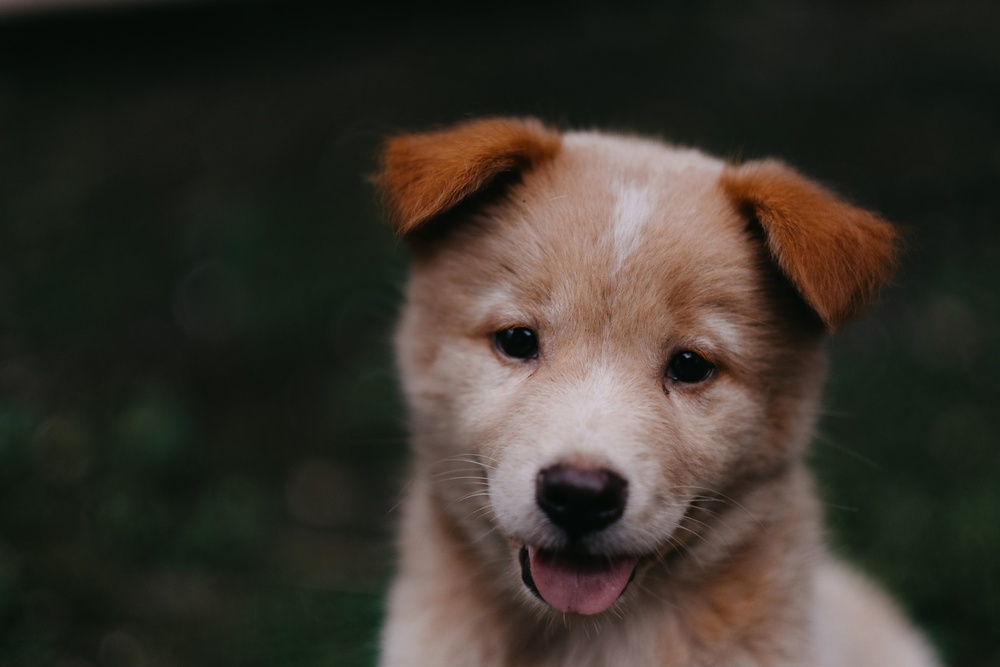
#> input picture opencv train/DATA/00-puppy.jpg, 1000 x 667 px, shrunk from 1950 x 1300 before the run
$ python -i preprocess.py   (imports and definitions only)
#> lines starting #> are read from the running program, lines starting #| are printed output that depends on the picture; after the words box and inside, x2 and y2 are one past the last pixel; in counts of white or black regions, pixels touching at a corner belong together
#> further down, picture is the input picture: shape (667, 1000, 3); mean B, G, R 43.8, 51.8, 57.3
import cv2
import numpy as np

GAUSSIAN_SMOOTH_FILTER_SIZE = (5, 5)
ADAPTIVE_THRESH_BLOCK_SIZE = 19
ADAPTIVE_THRESH_WEIGHT = 9

DILATION_KERNEL = np.ones((5, 5), np.uint8)
DILATION_ITERATION = 3


def pre_process(img):
    img_gray = cv2.cvtColor(img, cv2.COLOR_BGR2GRAY)
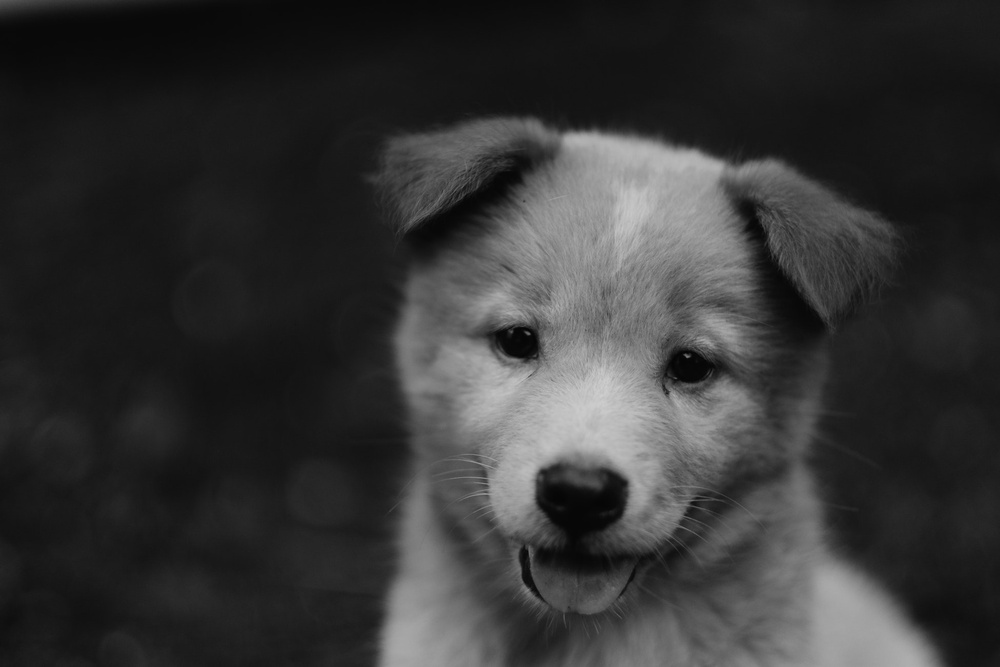
#> img_gray: shape (667, 1000); min 2, max 207, mean 52.6
    img_max_contrast_grays = maximize_contrast(img_gray)
    img_blurred = cv2.GaussianBlur(
        img_max_contrast_grays,
        GAUSSIAN_SMOOTH_FILTER_SIZE,
        0
    )
    img_thresh = cv2.adaptiveThreshold(
        img_blurred,
        255.0,
        cv2.ADAPTIVE_THRESH_GAUSSIAN_C,
        cv2.THRESH_BINARY_INV,
        ADAPTIVE_THRESH_BLOCK_SIZE,
        ADAPTIVE_THRESH_WEIGHT
    )
    return {"gray": img_gray, "thresh": img_thresh}


def maximize_contrast(img_gray):
    structuring_element = cv2.getStructuringElement(cv2.MORPH_RECT, (3, 3))
    img_top_hat = cv2.morphologyEx(img_gray, cv2.MORPH_TOPHAT, structuring_element)
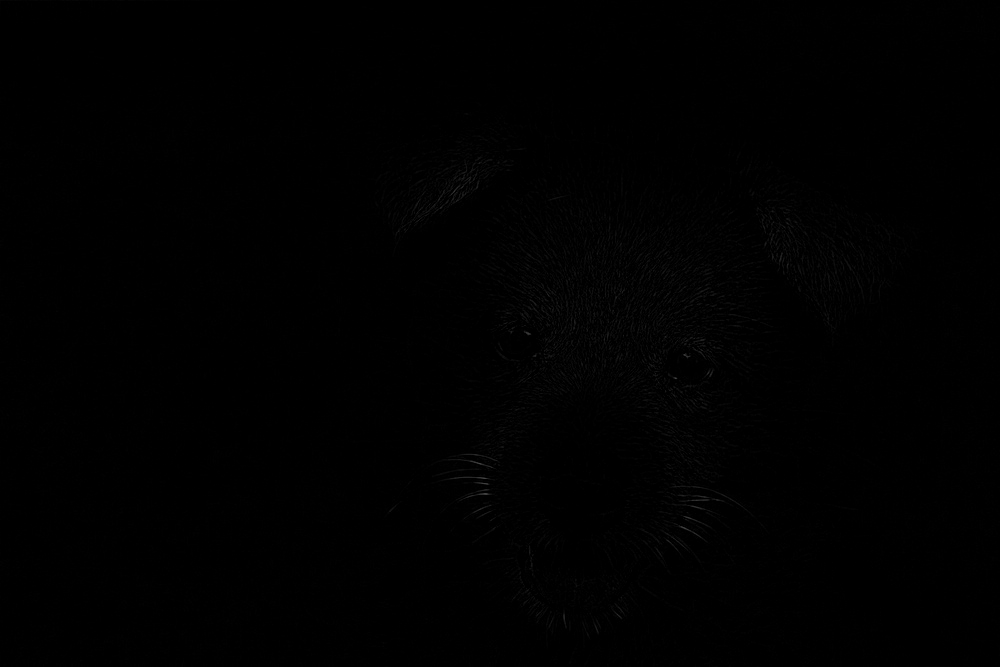
#> img_top_hat: shape (667, 1000); min 0, max 70, mean 0.6
    img_black_hat = cv2.morphologyEx(img_gray, cv2.MORPH_BLACKHAT, structuring_element)
    img_gray_plus_top_hat = cv2.add(img_gray, img_top_hat)
    img_gray_plus_top_hat_minus_black_hat = cv2.subtract(img_gray_plus_top_hat, img_black_hat)

    return img_gray_plus_top_hat_minus_black_hat

>>> import cv2
>>> picture = cv2.imread('../../opencv train/DATA/00-puppy.jpg')
>>> result = pre_process(picture)
#> in pre_process, `img_thresh = cv2.adaptiveThreshold( img_blurred, 255.0, cv2.ADAPTIVE_T..`:
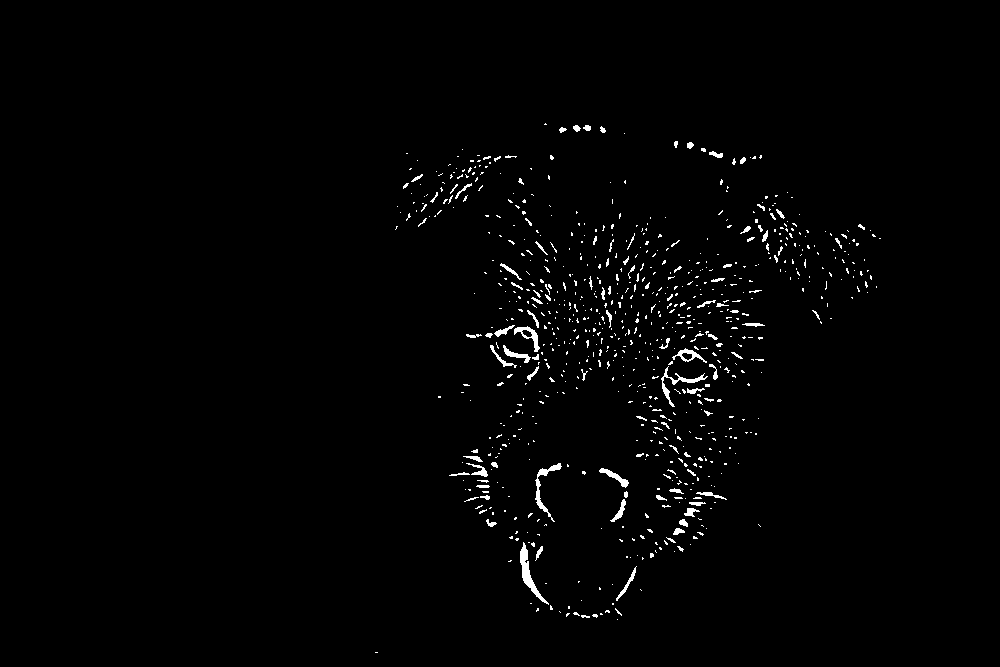
#> img_thresh: shape (667, 1000); 1.3% white in thin lines or dots, all inside (x1, y1, x2, y2) = (375, 123, 881, 653)
#> result = 2 items

$ run again, on opencv train/DATA/Denis_Mukwege.jpg
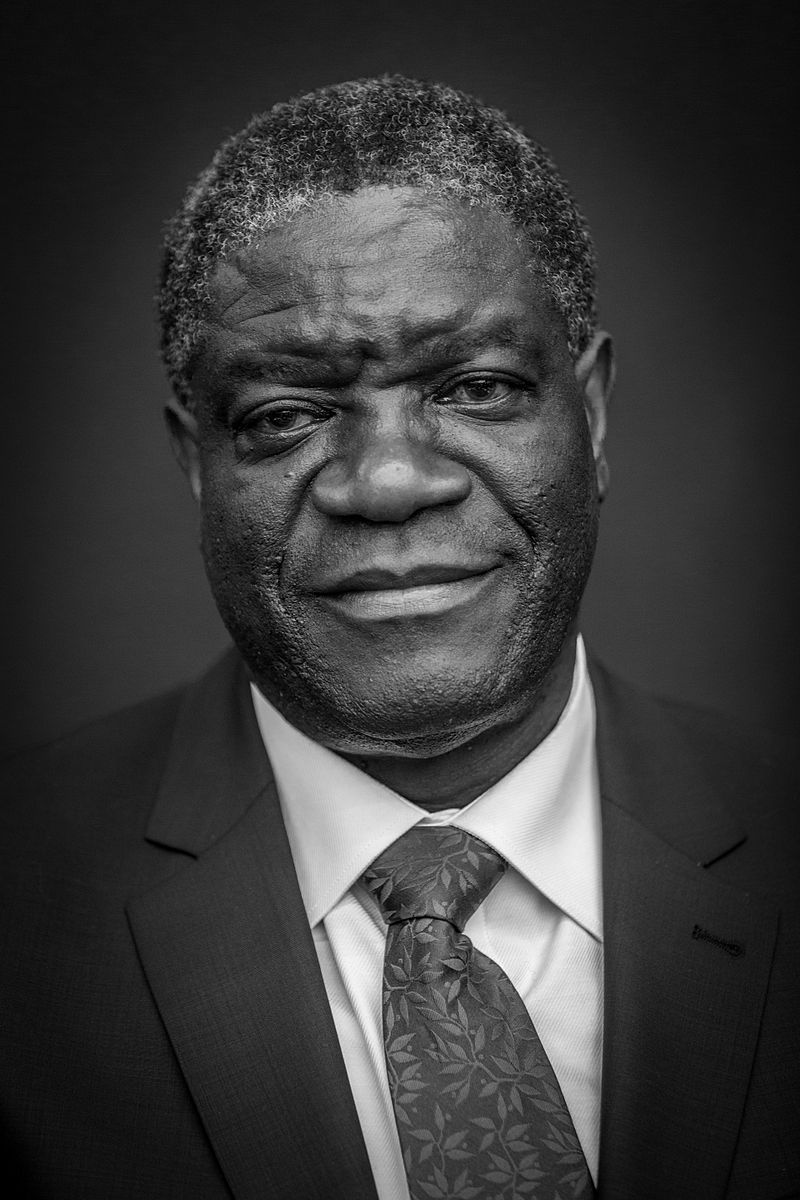
#> input picture opencv train/DATA/Denis_Mukwege.jpg, 800 x 1200 px
#> picture is the input picture: shape (1200, 800, 3); min 0, max 255, mean 58.8
#> in maximize_contrast, `img_top_hat = cv2.morphologyEx(img_gray, cv2.MORPH_TOPHAT, structuring..`:
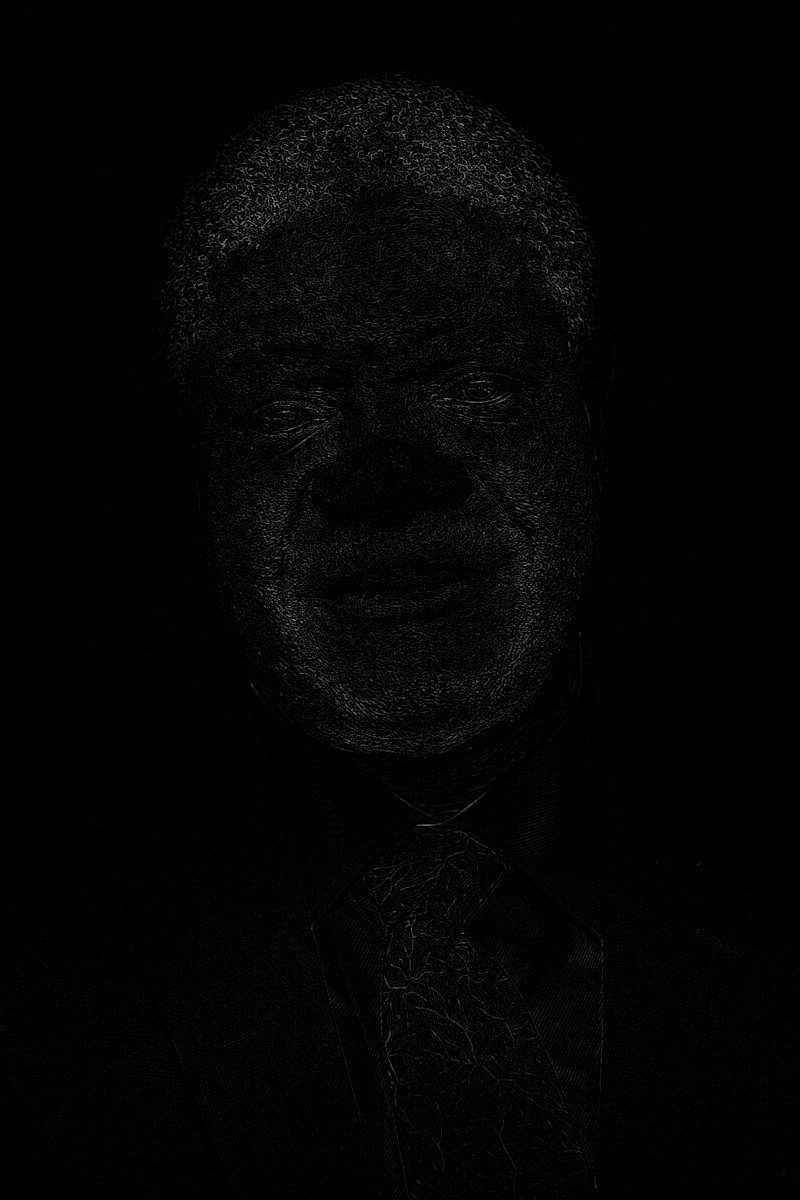
#> img_top_hat: shape (1200, 800); min 0, max 173, mean 3.7
#> in pre_process, `img_thresh = cv2.adaptiveThreshold( img_blurred, 255.0, cv2.ADAPTIVE_T..`:
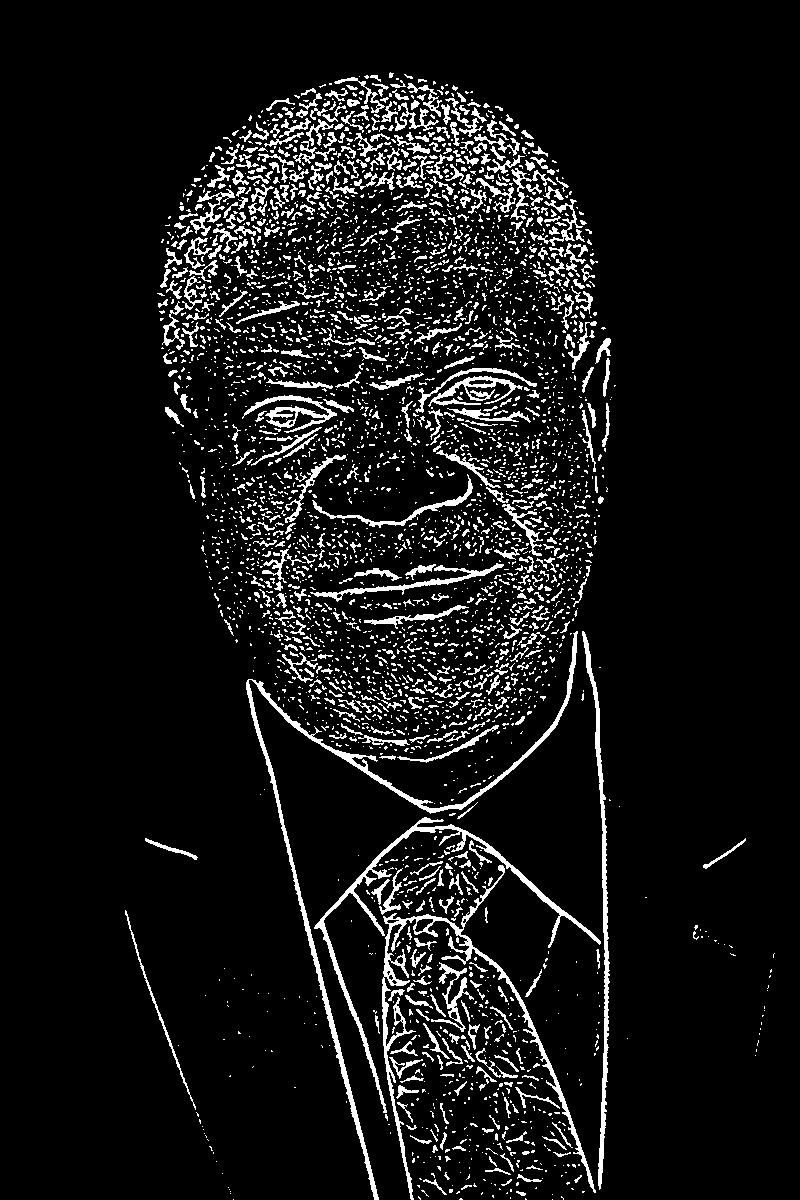
#> img_thresh: shape (1200, 800); 8.2% white; 3746 white regions (3040 under 20 px), largest, box (x1, y1, x2, y2) and area: (246, 631, 578, 1200) 4658, (382, 865, 596, 1200) 4050, (314, 817, 601, 1113) 3217
#> result = 2 items

$ run again, on opencv train/DATA/Nadia_Murad.jpg
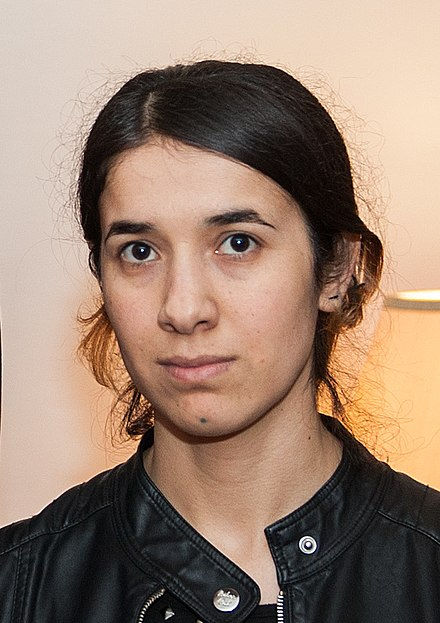
#> input picture opencv train/DATA/Nadia_Murad.jpg, 440 x 623 px
#> picture is the input picture: shape (623, 440, 3); mean B, G, R 112.7, 129.2, 153.8
#> in maximize_contrast, `img_gray_plus_top_hat_minus_black_hat = cv2.subtract(img_gray_plus_top..`:
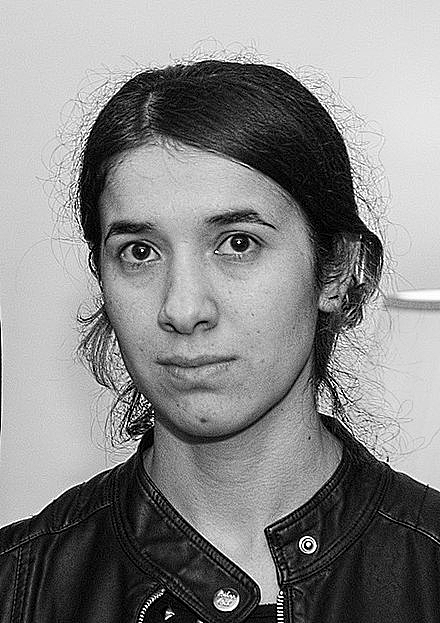
#> img_gray_plus_top_hat_minus_black_hat: shape (623, 440); min 0, max 255, mean 134.8
#> in pre_process, `img_thresh = cv2.adaptiveThreshold( img_blurred, 255.0, cv2.ADAPTIVE_T..`:
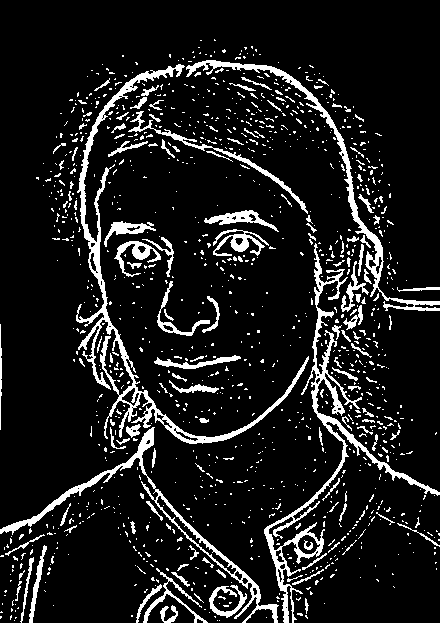
#> img_thresh: shape (623, 440); 11.1% white; 1195 white regions (1065 under 20 px), largest, box (x1, y1, x2, y2) and area: (76, 64, 309, 444) 4983, (264, 243, 440, 623) 4321, (186, 60, 440, 311) 2550
#> result = 2 items
